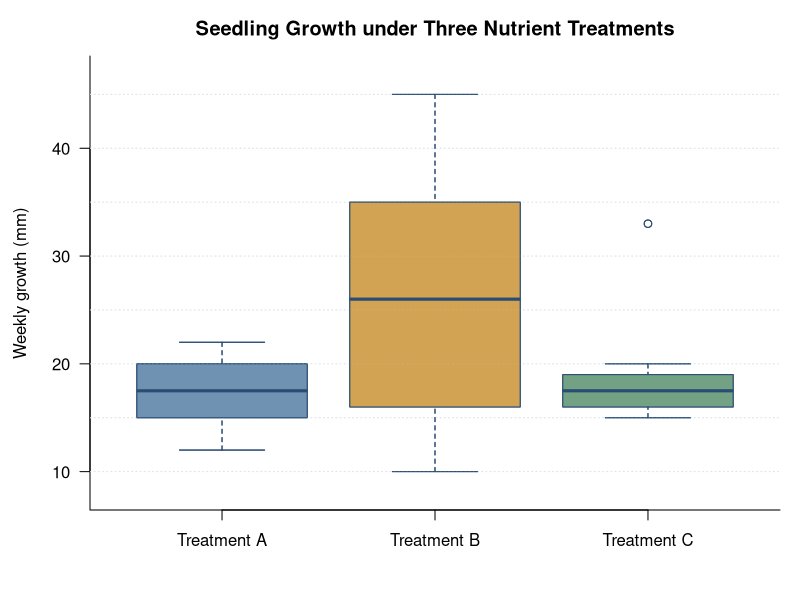
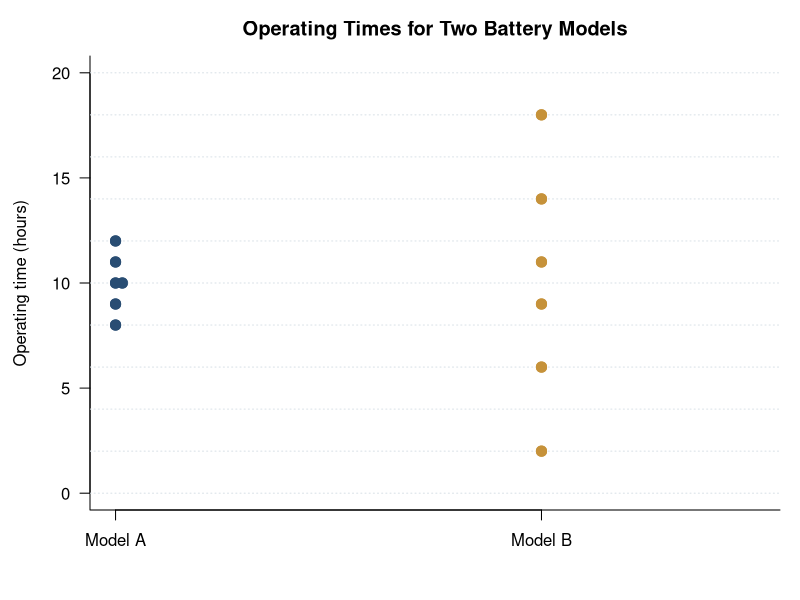
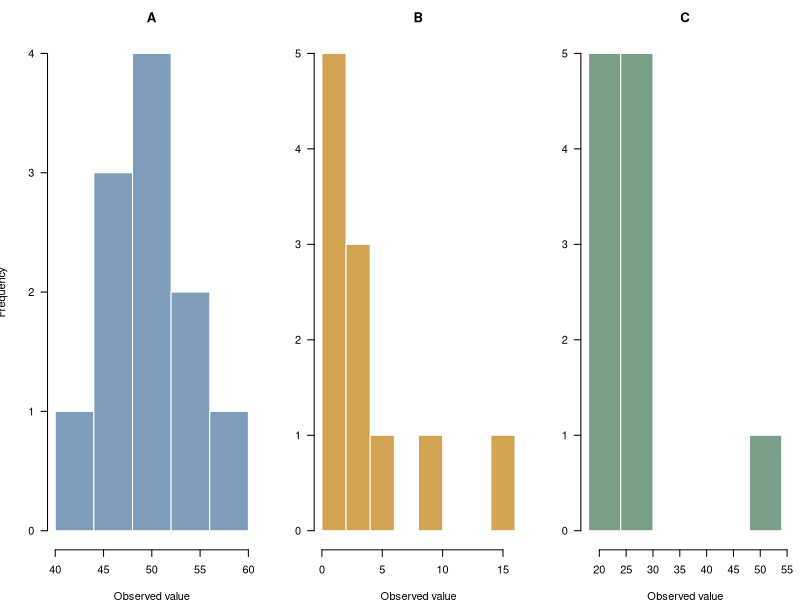
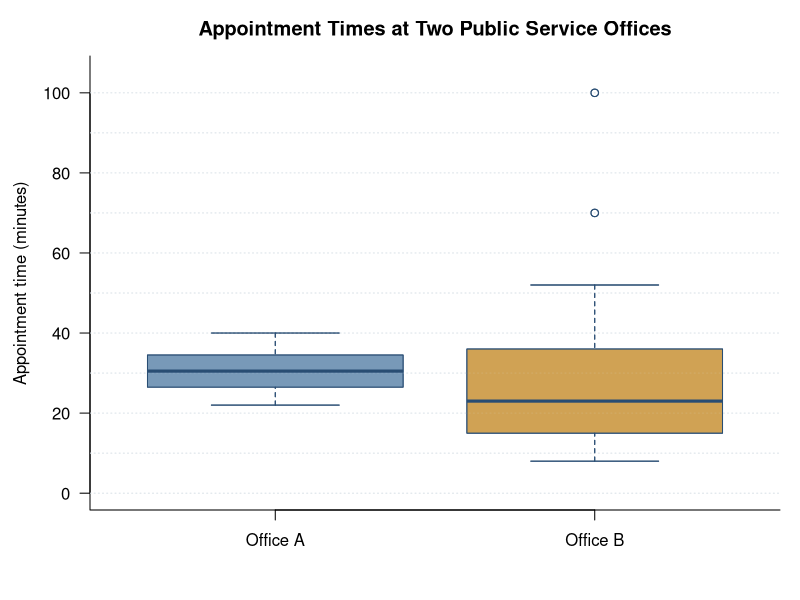
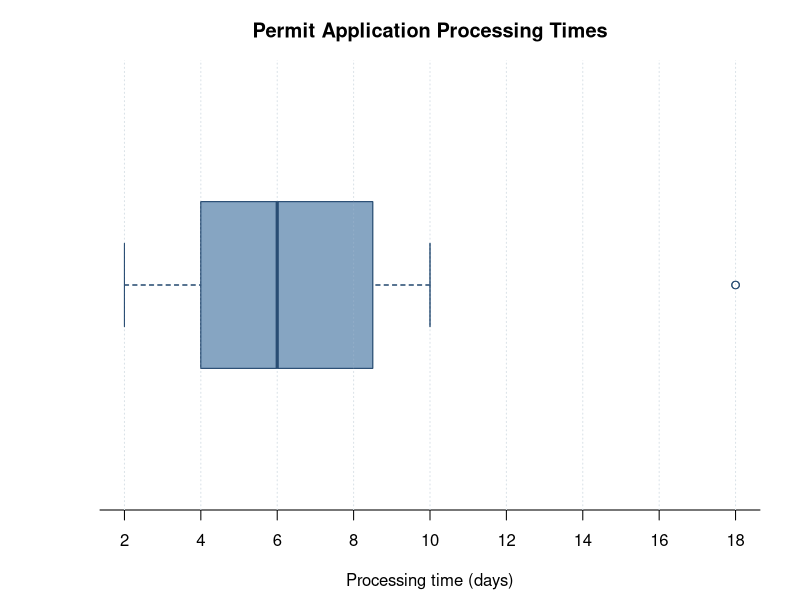

Write the R code that produced these figures, in order.
## ---- chunk 1
knitr::opts_chunk$set(
  echo = FALSE,
  warning = FALSE,
  message = FALSE,
  fig.align = "center",
  fig.retina = 2,
  fig.pos = "H",
  out.width = "88%"
)

course_blue <- "#294D73"
course_green <- "#3F7D58"
course_gold <- "#C6923A"
course_red <- "#A5524A"
soft_grid <- "#D9E1E7"
## ---- chunk 2
treatment_a <- c(12, 14, 15, 16, 17, 18, 19, 20, 21, 22)
treatment_b <- c(10, 13, 16, 20, 24, 28, 31, 35, 40, 45)
treatment_c <- c(15, 16, 16, 17, 17, 18, 18, 19, 20, 33)

old_par <- par(mar = c(4.5, 4.5, 2.8, 1), las = 1, bty = "l")
boxplot(
  list("Treatment A" = treatment_a,
       "Treatment B" = treatment_b,
       "Treatment C" = treatment_c),
  col = c("#6F92B3", "#D1A353", "#72A184"),
  border = course_blue,
  ylab = "Weekly growth (mm)",
  main = "Seedling Growth under Three Nutrient Treatments",
  ylim = c(8, 47)
)
abline(h = seq(10, 45, by = 5), col = soft_grid, lty = 3)
boxplot(
  list("Treatment A" = treatment_a,
       "Treatment B" = treatment_b,
       "Treatment C" = treatment_c),
  col = adjustcolor(c("#6F92B3", "#D1A353", "#72A184"), alpha.f = 0.85),
  border = course_blue,
  add = TRUE,
  axes = FALSE
)
par(old_par)
## ---- chunk 3
model_a <- c(8, 9, 10, 10, 11, 12)
model_b <- c(2, 6, 9, 11, 14, 18)

old_par <- par(mar = c(4.5, 4.5, 2.8, 1), las = 1, bty = "l")
stripchart(
  list("Model A" = model_a, "Model B" = model_b),
  method = "stack",
  vertical = TRUE,
  pch = 19,
  col = c(course_blue, course_gold),
  cex = 1.35,
  ylim = c(0, 20),
  ylab = "Operating time (hours)",
  main = "Operating Times for Two Battery Models"
)
abline(h = seq(0, 20, by = 2), col = soft_grid, lty = 3)
stripchart(
  list("Model A" = model_a, "Model B" = model_b),
  method = "stack",
  vertical = TRUE,
  pch = 19,
  col = c(course_blue, course_gold),
  cex = 1.35,
  add = TRUE
)
par(old_par)
## ---- chunk 4
symmetric_data <- c(42, 45, 47, 48, 49, 50, 51, 52, 53, 55, 58)
right_skewed_data <- c(1, 1, 2, 2, 2, 3, 3, 4, 6, 9, 15)
outlier_data <- c(20, 21, 22, 23, 24, 25, 26, 27, 28, 29, 50)

old_par <- par(mfrow = c(1, 3), mar = c(3.8, 3.6, 2.6, 0.8), las = 1, bty = "l")
hist(
  symmetric_data,
  breaks = seq(40, 60, by = 4),
  col = "#7E9DBA",
  border = "white",
  main = "A",
  xlab = "Observed value",
  ylab = "Frequency"
)
hist(
  right_skewed_data,
  breaks = seq(0, 16, by = 2),
  col = "#D1A353",
  border = "white",
  main = "B",
  xlab = "Observed value",
  ylab = ""
)
hist(
  outlier_data,
  breaks = seq(18, 54, by = 6),
  col = "#78A087",
  border = "white",
  main = "C",
  xlab = "Observed value",
  ylab = ""
)
par(old_par)
## ---- chunk 5
lake_temperature <- c(14.2, 14.8, 15.1, 15.4, 15.6, 16.0, 16.2, 16.5, 17.1, 21.8)
## ---- chunk 6
office_a <- c(22, 24, 25, 26, 27, 28, 29, 30,
              31, 32, 33, 34, 35, 36, 38, 40)
office_b <- c(8, 10, 12, 14, 16, 18, 20, 22,
              24, 26, 28, 32, 40, 52, 70, 100)

old_par <- par(mar = c(4.5, 4.5, 2.8, 1), las = 1, bty = "l")
boxplot(
  list("Office A" = office_a, "Office B" = office_b),
  col = c("#7899B8", "#D0A254"),
  border = course_blue,
  ylab = "Appointment time (minutes)",
  main = "Appointment Times at Two Public Service Offices",
  ylim = c(0, 105)
)
abline(h = seq(0, 100, by = 10), col = soft_grid, lty = 3)
boxplot(
  list("Office A" = office_a, "Office B" = office_b),
  col = adjustcolor(c("#7899B8", "#D0A254"), alpha.f = 0.85),
  border = course_blue,
  add = TRUE,
  axes = FALSE
)
par(old_par)
## ---- chunk 7
oxygen <- c(7.8, 8.1, 7.6, 8.3, 8.0, 7.9, 7.5, 8.0, 7.7, 7.8)
mean(oxygen)
## ---- chunk 8
waiting_times <- c(18, 22, 25, 27, 31, 34, 50, 20, 22, 48, 34)
median(waiting_times)

new_waiting_times <- c(18, 22, 25, 27, 31, 34, 50, 20, 22, 48, 34, 29)
median(new_waiting_times)
## ---- chunk 9
original_delays <- c(2, 3, 3, 4, 5)
mean(original_delays)
median(original_delays)
delays_with_error <- c(2, 3, 3, 4, 35)
mean(delays_with_error)
median(delays_with_error)
## ---- chunk 10
known_nitrate <- c(5.8, 6.1, 6.3, 6.5, 6.7, 6.8, 6.2)
required_total <- 8 * 6.4
missing_value <- required_total - sum(known_nitrate)
print(missing_value)

mean(c(known_nitrate, missing_value))
## ---- chunk 11
calls_a <- 12 * 18
calls_b <- 28 * 11

calls_a
calls_b
(calls_a + calls_b) / (12 + 28)
## ---- chunk 12
sensor_life <- c(42, 45, 47, 48, 50, 52, 54, 55, 58, 60, 81)
summary(sensor_life)
## ---- chunk 13
commute_times <- c(18, 20, 22, 24, 25, 27,29, 31, 33, 35, 38, 44)
summary(commute_times)
## ---- chunk 14
permit_times <- c(2, 3, 4, 4, 5, 6, 6, 7, 8, 9, 10, 18)
permit_times_summary <- summary(permit_times)
print(permit_times_summary)

q1 <- permit_times_summary[[2]]
q3 <- permit_times_summary[[5]]
iqr <- q3 - q1

upper_limit <- q1 + 1.5 * iqr
lower_limit <- q1 - 1.5 * iqr

permit_times[permit_times < lower_limit | permit_times > upper_limit]
## ---- chunk 15
permit_times <- c(2, 3, 4, 4, 5, 6, 6, 7, 8, 9, 10, 18)

old_par <- par(mar = c(4.5, 5, 3, 2), las = 1, bty = "l")
boxplot(
  permit_times,
  horizontal = TRUE,
  col = "#86A5C2",
  border = course_blue,
  xlab = "Processing time (days)",
  main = "Permit Application Processing Times",
  axes = FALSE
)
axis(1, at = seq(0, 20, by = 2))
abline(v = seq(0, 20, by = 2), col = soft_grid, lty = 3)
boxplot(
  permit_times,
  horizontal = TRUE,
  col = adjustcolor("#86A5C2", alpha.f = 0.85),
  border = course_blue,
  add = TRUE,
  axes = FALSE
)
par(old_par)
## ---- chunk 16
readings <- c(1.9, 2.1, 2.4, 2.6, 2.8, 3.0, 3.2, 3.5, 4.6, 7.8)
q1 <- 2.4
q3 <- 3.2
iqr <- q3 - q1
fences <- c(lower = q1 - 1.5 * iqr, upper = q3 + 1.5 * iqr)

iqr
fences
readings[readings < fences["lower"] | readings > fences["upper"]]
## ---- chunk 17
battery_life <- c(4, 6, 8, 10, 12)
mean(battery_life)

deviations <- battery_life - mean(battery_life)

deviations
sum(deviations)

deviations^2
sum(deviations^2)

var(battery_life)
sd(battery_life)
## ---- chunk 18
model_a <- c(8, 9, 10, 10, 11, 12)
model_b <- c(2, 6, 9, 11, 14, 18)

c(mean = mean(model_a), median = median(model_a),
  range = diff(range(model_a)), sd = sd(model_a))

c(mean = mean(model_b), median = median(model_b),
  range = diff(range(model_b)), sd = sd(model_b))
## ---- chunk 19
mean(lake_temperature)
median(lake_temperature)
summary(lake_temperature)
IQR(lake_temperature)
sd(lake_temperature)
## ---- chunk 20
c(mean = mean(office_a), median = median(office_a), sd = sd(office_a), IQR = IQR(office_a))

c(mean = mean(office_b), median = median(office_b), sd = sd(office_b), IQR = IQR(office_b))
